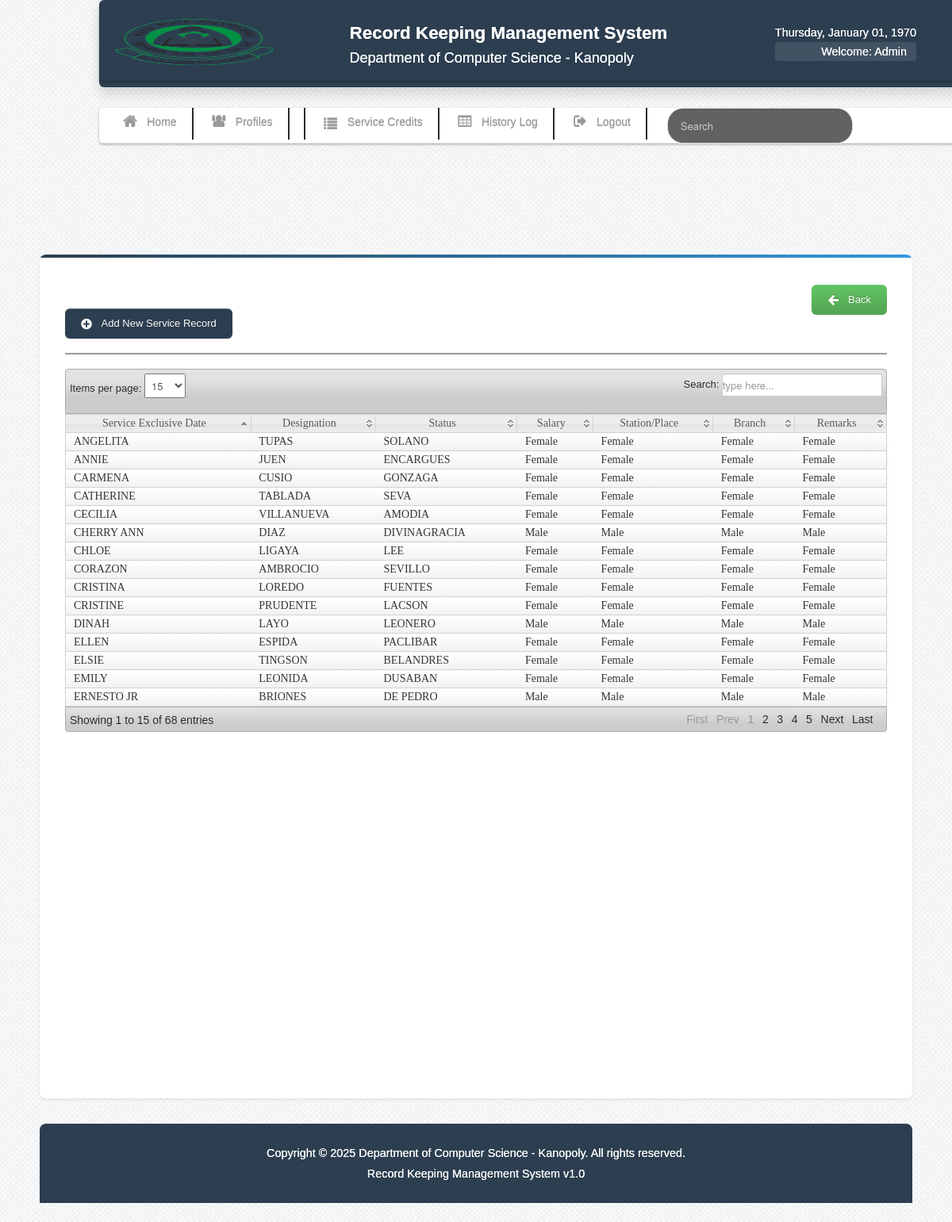
The app's page /view_record.php?id=135 (signed in) with its own data.
### tables this page shows
CREATE TABLE IF NOT EXISTS `user` (
  `User_id` int(11) NOT NULL AUTO_INCREMENT,
  `UserName` varchar(50) NOT NULL,
  `Password` varchar(50) NOT NULL,
  `FirstName` varchar(50) NOT NULL,
  `LastName` varchar(50) NOT NULL,
  `User_Type` varchar(50) NOT NULL,
  PRIMARY KEY (`User_id`)
);

CREATE TABLE IF NOT EXISTS `employee` (
  `employeeID` int(11) NOT NULL AUTO_INCREMENT,
  `Position` varchar(50) NOT NULL,
  `salary_grade` int(11) NOT NULL,
  `step` int(11) NOT NULL,
  `LastName` varchar(50) NOT NULL,
  `FirstName` varchar(50) NOT NULL,
  `MiddleName` varchar(50) NOT NULL,
  `Sex` varchar(10) NOT NULL,
  `Date_of_Birth` varchar(50) NOT NULL,
  `birth_place` varchar(100) NOT NULL,
  `tin` varchar(50) NOT NULL,
  `Eligibility` varchar(50) NOT NULL,
  `RemarkID` int(11) NOT NULL,
  `School` varchar(150) NOT NULL,
  `location` varchar(200) NOT NULL,
  `height` varchar(3) NOT NULL,
  `weight` varchar(5) NOT NULL,
  `civil_status` varchar(50) NOT NULL,
  `citizenship` varchar(50) NOT NULL,
  `blood_type` varchar(10) NOT NULL,
  `gsis` varchar(100) NOT NULL,
  `pag_ibig` varchar(100) NOT NULL,
  `PHILHEALTH` varchar(100) NOT NULL,
  `SSS` varchar(100) NOT NULL,
  `Authorized_Salary` varchar(100) NOT NULL,
  `Actual_Salary` varchar(100) NOT NULL,
  `Status` varchar(50) NOT NULL,
  `Civil_Service_Eligibility` varchar(100) NOT NULL,
  `Remarks` varchar(100) NOT NULL,
  `Residential_Address` varchar(100) NOT NULL,
  `ZIP_CODE1` varchar(20) NOT NULL,
  `Telephone_NO` varchar(20) NOT NULL,
  `Permanent_Address` varchar(100) NOT NULL,
  `ZIP_CODE2` varchar(20) NOT NULL,
  `Email_Address` varchar(100) NOT NULL,
  `Cellphone_NO` varchar(15) NOT NULL,
  `Agency_Employee_NO` varchar(20) NOT NULL,
  `Item_Number` varchar(50) NOT NULL,
  `Area_Code` varchar(50) NOT NULL,
  `Area_Type` varchar(50) NOT NULL,
  `ATTRIBUTION` varchar(50) NOT NULL,
  `Employee_No` varchar(50) NOT NULL,
  `qualification` varchar(100) NOT NULL,
  `Classification` varchar(100) NOT NULL,
  `District` varchar(100) NOT NULL,
  PRIMARY KEY (`employeeID`)
);

### session.php (called while the page is built, shortened)
<?php
$id_session=$_SESSION['id'];
?>

### view_record.php (the view, shortened to what this page needs)
<?php include('dbcon.php'); include('session.php');include('header.php'); $get_id=$_GET['id'];?>
<body>
<?php include('nav-top.php'); ?>
    <div class="navbar navbar-fixed-top1">
    <div class="navbar-inner">
    <div class="container">
	<div class="marg">
    <ul class="nav">
  <li>
    <a href="home.php"><i class="icon-home icon-large"></i>Home</a>
  </li>
   <li class="divider-vertical"></li>
  <li><a href="emp_profiles.php"><i class="icon-group icon-large"></i>Profiles</a></li>
   <li class="divider-vertical"></li>
   <li class="divider-vertical"></li>
     <li><a href="leave_record.php"><i class="icon-list icon-large"></i>Service Credits</a></li>
   <li class="divider-vertical"></li>
  <li><a href="history_log.php"><i class="icon-table icon-large"></i>History Log</a></li>
  <li class="divider-vertical"></li>
  <li><a id="logout" data-toggle="modal" href="#myModal"><i class="icon-signout icon-large"></i>Logout</a></li>
   <li class="divider-vertical"></li>
  <form class="navbar-search pull-right" method="POST" action="search.php">
  <input type="text" name="search" class="search-query" placeholder="Search">
</form>
</ul>
    </div>
    </div>
    </div>
    </div>
<div class="wrapper">
<div id="element" class="hero-body">
<?php $result=mysqli_query($conn,"select * from employee where employeeID='$get_id'")or die (mysqli_error());
$get_row=mysqli_fetch_array($result);
 ?>
<h2><font color="white"><?php echo $get_row['FirstName']; ?>&nbsp;&nbsp;<?php echo $get_row['MiddleName']; ?>&nbsp;&nbsp;<?php echo $get_row['LastName']; ?></font></h2>
<a class="btn btn-primary" href="service_record.php"><i class="icon-plus-sign icon-large"></i>&nbsp;Add New Service Record</a>
<div class="button-back">
<a class="btn btn-success" href="service_record.php"><i class="icon-arrow-left icon-large"></i>&nbsp;Back</a>
</div>
<hr>
<table class="users-table">
<div class="demo_jui">
		<table cellpadding="0" cellspacing="0" border="0" class="display" id="log" class="jtable">
			<thead>
				<tr>
				<th>Service Exclusive Date</th>
				<th>Designation</th>
				<th>Status</th>
				<th>Salary</th>
				<th>Station/Place</th>
				<th>Branch</th>
				<th>Remarks</th>
				</tr>
			</thead>
			<tbody>
<?php $emp_query=mysqli_query($conn,"select * from employee");
while($row=mysqli_fetch_array($emp_query)){ $id=$row['employeeID']; ?>
<tr class="del<?php echo $id ?>">
	<td><?php echo $row['FirstName']; ?></td>
	<td><?php echo $row['LastName']; ?></td>
	<td><?php  echo $row['MiddleName']?></td>
	<td><?php echo $row['Sex'] ?></td>
	<td><?php echo $row['Sex'] ?></td>
	<td><?php echo $row['Sex'] ?></td>
	<td><?php echo $row['Sex'] ?></td>
	</tr>
<?php }?>
			</tbody>
		</table>
</div>
<?php include('footer.php');?>
</div>
</body>

### nav-top.php
<div class="navbar navbar-fixed-top" id="mainNavbar">
    <div class="navbar-inner">
        <div class="container">
            <div class="marg_top">
                <a class="brand">
                    <img src="img/logo.png" width="200" height="58">
                </a>
                <a class="brand">
                    <h2>Record Keeping Management System</h2>
                    <div class="chmsc_nav"><font size="4" color="white">Department of Computer Science - Kanopoly</font></div>
                </a>
                <div class="pull-right">
                    <font color="white">
                        <?php
                            $Today=date('y:m:d');
                            $new=date('l, F d, Y',strtotime($Today));
                            echo $new; ?>
                        <p>
                            <?php
                                $user_query=mysqli_query($conn,"select *  from user where User_id='$id_session'")or die(mysqli_error($conn));
                                $row=mysqli_fetch_array($user_query);
                                echo 'Welcome:'." ".$row['User_Type'];
                            ?>
                        </p>
                    </font>
                </div>
            </div>
        </div>
    </div>
	</div>

### css/style.css (style rules this page uses)
* { margin:0; padding:0; }
body { font-family:"Trebuchet MS", "Myriad Pro", Arial, sans-serif; font-size:14px; background: #fff url(../img/bg.png) repeat top left; color:#333; text-shadow:0px 0px 0px #fff;; }
body { padding-top: 20px; }
a { color:#777; }
p { padding:5px 0px; }
.wrapper { width:1100px; margin:150px auto 10px auto; min-height:550px; }
.hero-body, .hero-body-emp, .hero-body-add { background: white; border-radius: 10px; padding: 25px; box-shadow: 0 5px 15px rgba(0,0,0,0.1); margin-bottom: 25px; }
.hero-body::before { content: ""; position: absolute; top: 0; left: 0; width: 100%; height: 3px; background: linear-gradient(90deg, #2c3e50, #3498db); }
.btn { border: none; border-radius: 5px; padding: 10px 20px; font-weight: 500; transition: all 0.3s ease; cursor: pointer; display: inline-flex; align-items: center; gap: 8px; }
.btn-primary { background: linear-gradient(to right, #2c3e50, #34495e); color: white; }

### css/clean-modern-style.css (style rules this page uses)
:root { --primary: #2c3e50; --primary-dark: #1a2530; --secondary: #3498db; --secondary-dark: #2980b9; --success: #27ae60; --warning: #f39c12; --danger: #e74c3c; --light: #f8f9fa; --dark: #343a40; --gray: #6c757d; --light-gray: #e9ecef; --border: #dee2e6; --shadow: 0 0.125rem 0.25rem rgba(0, 0, 0, 0.075); --shadow-lg: 0 0.5rem 1rem rgba(0, 0, 0, 0.15); }
body { padding-top: 1rem; }
.navbar-fixed-top { background: var(--primary); box-shadow: var(--shadow-lg); border: none; padding: 0.5rem 0; }
.navbar-inner { background: transparent; border: none; max-width: 1200px; margin: 0 auto; padding: 0 1rem; }
.marg_top { display: flex; justify-content: space-between; align-items: center; padding: 0.5rem 0; }
.brand h2 { color: white; margin: 0; font-weight: 600; font-size: 1.4rem; }
.chmsc_nav { color: #bdc3c7 !important; font-size: 0.9rem; margin-top: 0.25rem; }
.pull-right { color: white; text-align: right; font-size: 0.9rem; }
.pull-right p { margin: 0.25rem 0 0; background: rgba(255, 255, 255, 0.1); padding: 0.25rem 0.75rem; border-radius: 0.25rem; }
.navbar-fixed-top1 { background: white; box-shadow: var(--shadow); margin-top: 120px; position: sticky; top: 0; z-index: 1000; }
.nav { display: flex; align-items: center; flex-wrap: wrap; padding: 0; margin: 0; }
.nav li { margin: 0; }
.nav li a { color: var(--dark); font-weight: 500; padding: 0.75rem 1rem; text-decoration: none; display: flex; align-items: center; gap: 0.5rem; transition: all 0.2s ease; border-radius: 0.375rem; }
.navbar-search { margin: 0 1rem; }
.navbar-search .search-query { border-radius: 20px; padding: 0.5rem 1rem; border: 1px solid var(--border); width: 200px; transition: all 0.3s ease; }
.wrapper { max-width: 1200px; margin: 140px auto 1.5rem auto; padding: 0 1rem; }
.hero-body, .hero-body-emp, .hero-body-add { background: white; border-radius: 0.5rem; padding: 2rem; box-shadow: var(--shadow); margin-bottom: 1.5rem; position: relative; overflow: hidden; }
.hero-body::before { content: ""; position: absolute; top: 0; left: 0; width: 100%; height: 4px; background: linear-gradient(90deg, var(--primary), var(--secondary)); }
.btn { border: none; border-radius: 0.375rem; padding: 0.625rem 1.25rem; font-weight: 500; transition: all 0.2s ease; cursor: pointer; display: inline-flex; align-items: center; gap: 0.5rem; }
.btn-primary { background: var(--primary); color: white; }

### records on screen
user: User_Type "Admin"
employee: FirstName "EMILY", LastName "LEONIDA", MiddleName "DUSABAN", Sex "Female"
employee: FirstName "CARMENA", LastName "CUSIO", MiddleName "GONZAGA", Sex "Female"
employee: FirstName "CORAZON", LastName "AMBROCIO", MiddleName "SEVILLO", Sex "Female"
employee: FirstName "ELLEN", LastName "ESPIDA", MiddleName "PACLIBAR", Sex "Female"
employee: FirstName "DINAH", LastName "LAYO", MiddleName "LEONERO", Sex "Male"
employee: FirstName "ANNIE", LastName "JUEN", MiddleName "ENCARGUES", Sex "Female"
employee: FirstName "CRISTINA", LastName "LOREDO", MiddleName "FUENTES", Sex "Female"
employee: FirstName "ELSIE", LastName "TINGSON", MiddleName "BELANDRES", Sex "Female"
employee: FirstName "ERNESTO JR", LastName "BRIONES", MiddleName "DE PEDRO", Sex "Male"
employee: FirstName "CATHERINE", LastName "TABLADA", MiddleName "SEVA", Sex "Female"
employee: FirstName "CHERRY ANN", LastName "DIAZ", MiddleName "DIVINAGRACIA", Sex "Male"
employee: FirstName "CRISTINE", LastName "PRUDENTE", MiddleName "LACSON", Sex "Female"
employee: FirstName "CECILIA", LastName "VILLANUEVA", MiddleName "AMODIA", Sex "Female"
employee: FirstName "CHLOE", LastName "LIGAYA", MiddleName "LEE", Sex "Female"
employee: FirstName "ANGELITA", LastName "TUPAS", MiddleName "SOLANO", Sex "Female"
